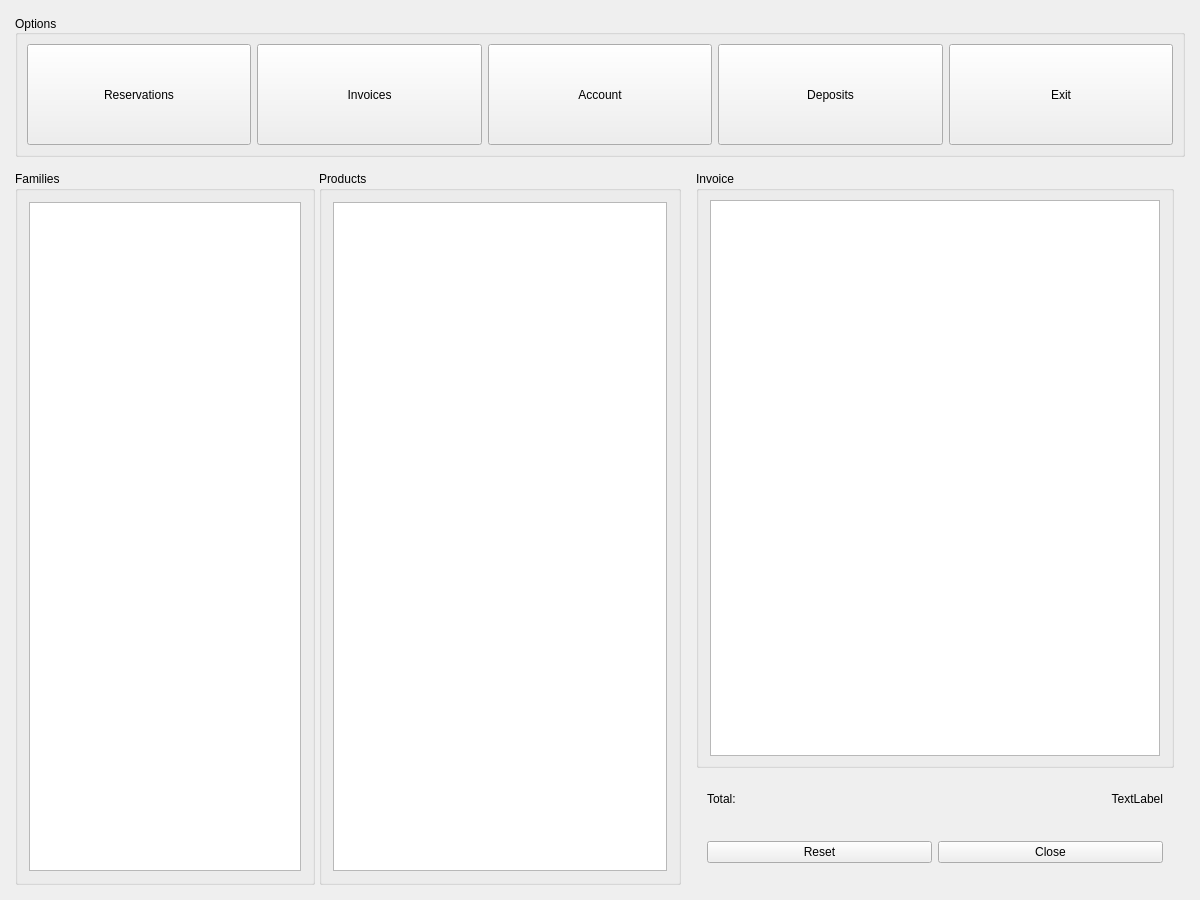
<?xml version="1.0" encoding="UTF-8"?>
<ui version="4.0">
 <class>MemberDashboardWindow</class>
 <widget class="QWidget" name="MemberDashboardWindow">
  <property name="geometry">
   <rect>
    <x>0</x>
    <y>0</y>
    <width>1200</width>
    <height>900</height>
   </rect>
  </property>
  <property name="minimumSize">
   <size>
    <width>1200</width>
    <height>900</height>
   </size>
  </property>
  <property name="windowTitle">
   <string notr="true"/>
  </property>
  <property name="locale">
   <locale language="Spanish" country="Spain"/>
  </property>
  <layout class="QVBoxLayout" name="verticalLayout">
   <item>
    <widget class="QWidget" name="topPanelWidget" native="true">
     <property name="minimumSize">
      <size>
       <width>0</width>
       <height>150</height>
      </size>
     </property>
     <property name="maximumSize">
      <size>
       <width>16777215</width>
       <height>150</height>
      </size>
     </property>
     <layout class="QHBoxLayout" name="horizontalLayout_5">
      <property name="spacing">
       <number>4</number>
      </property>
      <property name="leftMargin">
       <number>4</number>
      </property>
      <property name="topMargin">
       <number>4</number>
      </property>
      <property name="rightMargin">
       <number>4</number>
      </property>
      <property name="bottomMargin">
       <number>4</number>
      </property>
      <item>
       <widget class="QGroupBox" name="optionsGroupBox">
        <property name="title">
         <string>Options</string>
        </property>
        <property name="alignment">
         <set>Qt::AlignLeading|Qt::AlignLeft|Qt::AlignVCenter</set>
        </property>
        <layout class="QHBoxLayout" name="horizontalLayout">
         <property name="spacing">
          <number>6</number>
         </property>
         <property name="leftMargin">
          <number>9</number>
         </property>
         <property name="topMargin">
          <number>9</number>
         </property>
         <property name="rightMargin">
          <number>9</number>
         </property>
         <property name="bottomMargin">
          <number>9</number>
         </property>
         <item>
          <widget class="QPushButton" name="tableReservationButton">
           <property name="sizePolicy">
            <sizepolicy hsizetype="Minimum" vsizetype="Expanding">
             <horstretch>0</horstretch>
             <verstretch>0</verstretch>
            </sizepolicy>
           </property>
           <property name="text">
            <string>Reservations</string>
           </property>
          </widget>
         </item>
         <item>
          <widget class="QPushButton" name="invoicesPushButton">
           <property name="sizePolicy">
            <sizepolicy hsizetype="Minimum" vsizetype="Expanding">
             <horstretch>0</horstretch>
             <verstretch>0</verstretch>
            </sizepolicy>
           </property>
           <property name="text">
            <string>Invoices</string>
           </property>
          </widget>
         </item>
         <item>
          <widget class="QPushButton" name="accountButton">
           <property name="sizePolicy">
            <sizepolicy hsizetype="Minimum" vsizetype="Expanding">
             <horstretch>0</horstretch>
             <verstretch>0</verstretch>
            </sizepolicy>
           </property>
           <property name="text">
            <string>Account</string>
           </property>
          </widget>
         </item>
         <item>
          <widget class="QPushButton" name="depositsButton">
           <property name="sizePolicy">
            <sizepolicy hsizetype="Minimum" vsizetype="Expanding">
             <horstretch>0</horstretch>
             <verstretch>0</verstretch>
            </sizepolicy>
           </property>
           <property name="minimumSize">
            <size>
             <width>0</width>
             <height>0</height>
            </size>
           </property>
           <property name="maximumSize">
            <size>
             <width>16777215</width>
             <height>16777215</height>
            </size>
           </property>
           <property name="text">
            <string>Deposits</string>
           </property>
          </widget>
         </item>
         <item>
          <widget class="QPushButton" name="exitButton">
           <property name="sizePolicy">
            <sizepolicy hsizetype="Minimum" vsizetype="Expanding">
             <horstretch>0</horstretch>
             <verstretch>0</verstretch>
            </sizepolicy>
           </property>
           <property name="minimumSize">
            <size>
             <width>0</width>
             <height>0</height>
            </size>
           </property>
           <property name="maximumSize">
            <size>
             <width>16777215</width>
             <height>16777215</height>
            </size>
           </property>
           <property name="autoFillBackground">
            <bool>false</bool>
           </property>
           <property name="text">
            <string>Exit</string>
           </property>
          </widget>
         </item>
        </layout>
       </widget>
      </item>
     </layout>
    </widget>
   </item>
   <item>
    <widget class="QWidget" name="mainWidget" native="true">
     <layout class="QHBoxLayout" name="verticalLayout_2">
      <property name="spacing">
       <number>4</number>
      </property>
      <property name="leftMargin">
       <number>4</number>
      </property>
      <property name="topMargin">
       <number>4</number>
      </property>
      <property name="rightMargin">
       <number>4</number>
      </property>
      <property name="bottomMargin">
       <number>4</number>
      </property>
      <item>
       <widget class="QGroupBox" name="familyGroupBox">
        <property name="minimumSize">
         <size>
          <width>300</width>
          <height>0</height>
         </size>
        </property>
        <property name="maximumSize">
         <size>
          <width>300</width>
          <height>16777215</height>
         </size>
        </property>
        <property name="styleSheet">
         <string notr="true"/>
        </property>
        <property name="title">
         <string>Families</string>
        </property>
        <layout class="QVBoxLayout" name="horizontalLayout_3">
         <item>
          <widget class="QListWidget" name="familyListWidget">
           <property name="styleSheet">
            <string notr="true">selection-background-color: rgba(229, 92, 92, 122);</string>
           </property>
           <property name="alternatingRowColors">
            <bool>true</bool>
           </property>
           <property name="movement">
            <enum>QListView::Static</enum>
           </property>
           <property name="flow">
            <enum>QListView::TopToBottom</enum>
           </property>
           <property name="uniformItemSizes">
            <bool>true</bool>
           </property>
           <property name="selectionRectVisible">
            <bool>true</bool>
           </property>
          </widget>
         </item>
        </layout>
       </widget>
      </item>
      <item>
       <widget class="QGroupBox" name="productGroupBox">
        <property name="title">
         <string>Products</string>
        </property>
        <layout class="QHBoxLayout" name="horizontalLayout_4">
         <item>
          <widget class="QListWidget" name="productListWidget">
           <property name="movement">
            <enum>QListView::Static</enum>
           </property>
           <property name="flow">
            <enum>QListView::LeftToRight</enum>
           </property>
           <property name="isWrapping" stdset="0">
            <bool>true</bool>
           </property>
           <property name="uniformItemSizes">
            <bool>true</bool>
           </property>
          </widget>
         </item>
        </layout>
       </widget>
      </item>
      <item>
       <widget class="QWidget" name="invoiceWidget" native="true">
        <property name="minimumSize">
         <size>
          <width>500</width>
          <height>0</height>
         </size>
        </property>
        <property name="maximumSize">
         <size>
          <width>500</width>
          <height>16777215</height>
         </size>
        </property>
        <layout class="QVBoxLayout" name="verticalLayout_4">
         <property name="topMargin">
          <number>0</number>
         </property>
         <item>
          <widget class="QGroupBox" name="invoiceGroupBox">
           <property name="title">
            <string>Invoice</string>
           </property>
           <layout class="QVBoxLayout" name="verticalLayout_5">
            <property name="spacing">
             <number>6</number>
            </property>
            <property name="topMargin">
             <number>9</number>
            </property>
            <property name="bottomMargin">
             <number>9</number>
            </property>
            <item>
             <widget class="QTableWidget" name="invoiceTableWidget">
              <property name="editTriggers">
               <set>QAbstractItemView::NoEditTriggers</set>
              </property>
              <property name="selectionMode">
               <enum>QAbstractItemView::NoSelection</enum>
              </property>
              <attribute name="verticalHeaderVisible">
               <bool>false</bool>
              </attribute>
             </widget>
            </item>
           </layout>
          </widget>
         </item>
         <item>
          <widget class="QWidget" name="totalWidget" native="true">
           <property name="minimumSize">
            <size>
             <width>0</width>
             <height>50</height>
            </size>
           </property>
           <property name="maximumSize">
            <size>
             <width>16777215</width>
             <height>50</height>
            </size>
           </property>
           <layout class="QHBoxLayout" name="horizontalLayout_8">
            <item>
             <widget class="QLabel" name="totalLabel">
              <property name="text">
               <string>Total:</string>
              </property>
             </widget>
            </item>
            <item>
             <widget class="QLabel" name="totalDisplayLabel">
              <property name="text">
               <string>TextLabel</string>
              </property>
              <property name="alignment">
               <set>Qt::AlignRight|Qt::AlignTrailing|Qt::AlignVCenter</set>
              </property>
             </widget>
            </item>
           </layout>
          </widget>
         </item>
         <item>
          <widget class="QWidget" name="invoiceButtonBox" native="true">
           <layout class="QHBoxLayout" name="horizontalLayout_9">
            <item>
             <widget class="QPushButton" name="invoiceResetButton">
              <property name="text">
               <string>Reset</string>
              </property>
             </widget>
            </item>
            <item>
             <widget class="QPushButton" name="invoiceCloseButton">
              <property name="text">
               <string>Close</string>
              </property>
             </widget>
            </item>
           </layout>
          </widget>
         </item>
        </layout>
       </widget>
      </item>
     </layout>
    </widget>
   </item>
  </layout>
 </widget>
 <layoutdefault spacing="6" margin="11"/>
 <resources/>
 <connections/>
</ui>
